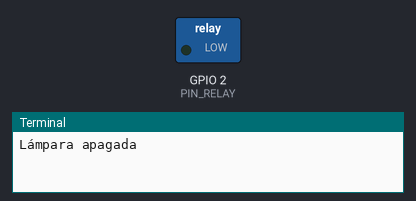
The program below on a simulated Raspberry Pi (BCM pin numbers). On the bench: switched loads named in the program (green lamp = pin HIGH), the last lines printed to the terminal. At 6.0 s the program stops and its outputs stay as they are.

Above: at 0.1 s.
At 2.1 s:
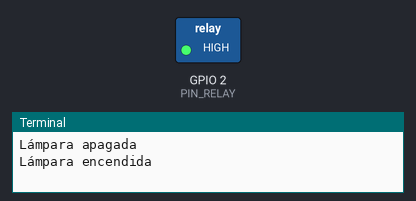
Timing chart, 0 to 5.5 s (numbered marks = the images above):
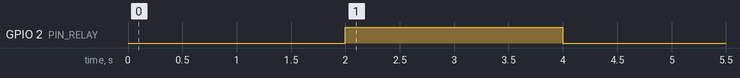

The program:

rel_.py
```python
import RPi.GPIO as GPIO
import time

PIN_RELAY = 2

GPIO.setmode(GPIO.BCM)
GPIO.setup(PIN_RELAY, GPIO.OUT)

def light_on():
    GPIO.output(PIN_RELAY, GPIO.HIGH)
    print("Lámpara encendida")

def light_off():
    GPIO.output(PIN_RELAY, GPIO.LOW)
    print("Lámpara apagada")

light_off()
time.sleep(2)
light_on()
time.sleep(2)
light_off()
time.sleep(2)

GPIO.cleanup()
```

Measured:
- by itself, GPIO 2 (PIN_RELAY): LOW → HIGH at 2.0 s, → LOW 2.0 s later
